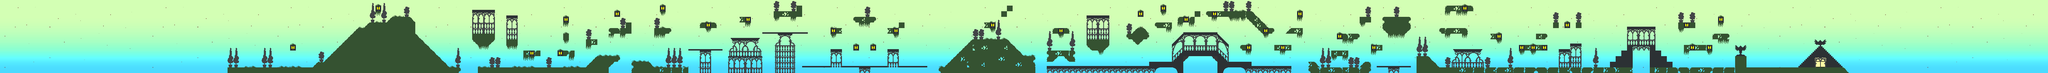

Tiled map render using the project's own tile images. Description and the map definition, with tile-layer contents summarised, below:
An orthogonal 360x13 tile map with 16x16 px tiles, 2 tile layers (background, graphics) and 277 objects.

<map version="1.0" tiledversion="1.0.3" orientation="orthogonal" renderorder="right-down" width="360" height="13" tilewidth="16" tileheight="16" nextobjectid="404">
 <tileset firstgid="1" name="PhantomLordTileSet" tilewidth="16" tileheight="16" tilecount="4611" columns="53">
  <image source="PhantomLordTileSet.png" width="850" height="1400" />
 </tileset>
 <layer name="background" width="360" height="13">
  <data>[4680 cells, 4680 non-empty, 625 distinct tile ids]</data>
 </layer>
 <layer name="graphics" width="360" height="13">
  <data>[4680 cells, 1277 non-empty, 125 distinct tile ids]</data>
 </layer>
 <objectgroup name="ground">
  <object id="2" x="640" y="192" width="655" height="16" />
  <object id="5" x="896" y="176" width="16" height="16" />
  <object id="6" x="912" y="176" width="16" height="16" />
  <object id="8" x="928" y="160" width="16" height="32" />
  <object id="9" x="944" y="144" width="16" height="48" />
  <object id="10" x="960" y="128" width="16" height="64" />
  <object id="11" x="976" y="112" width="16" height="80" />
  <object id="12" x="992" y="96" width="16" height="96" />
  <object id="13" x="1008" y="80" width="16" height="112" />
  <object id="14" x="1024" y="80" width="16" height="112" />
  <object id="15" x="1040" y="64" width="64" height="128" />
  <object id="16" x="1104" y="48" width="48" height="144" />
  <object id="19" x="1168" y="112" width="16" height="80" />
  <object id="21" x="1184" y="128" width="16" height="64" />
  <object id="22" x="1200" y="144" width="16" height="48" />
  <object id="23" x="1216" y="160" width="16" height="32" />
  <object id="24" x="1232" y="176" width="16" height="16" />
  <object id="26" x="1152" y="64" width="16" height="128" />
  <object id="27" x="1344" y="192" width="368" height="16" />
  <object id="28" x="1664" y="176" width="16" height="16" />
  <object id="29" x="1680" y="160" width="32" height="32" />
  <object id="30" x="1712" y="160" width="32" height="16" />
  <object id="31" x="1776" y="192" width="160" height="16" />
  <object id="32" x="1776" y="176" width="48" height="16" />
  <object id="38" x="2640" y="192" width="272" height="16" />
  <object id="39" x="2672" y="176" width="16" height="16" />
  <object id="40" x="2688" y="160" width="16" height="32" />
  <object id="41" x="2704" y="144" width="16" height="48" />
  <object id="42" x="2720" y="128" width="16" height="64" />
  <object id="43" x="2736" y="112" width="96" height="80" />
  <object id="45" x="2832" y="128" width="16" height="64" />
  <object id="46" x="2848" y="144" width="16" height="48" />
  <object id="48" x="2864" y="160" width="48" height="32" />
  <object id="50" x="2944" y="187" width="288" height="9" />
  <object id="51" x="3232" y="176" width="96" height="16" />
  <object id="52" x="3312" y="192" width="16" height="16" />
  <object id="54" x="3424" y="176" width="96" height="16" />
  <object id="55" x="3424" y="192" width="16" height="16" />
  <object id="56" x="3312" y="160" width="16" height="16" />
  <object id="57" x="3328" y="144" width="96" height="16" />
  <object id="58" x="3424" y="160" width="16" height="16" />
  <object id="59" x="3520" y="188" width="112" height="8" />
  <object id="60" x="3680" y="176" width="16" height="32" />
  <object id="61" x="3696" y="192" width="144" height="16" />
  <object id="62" x="3840" y="176" width="16" height="32" />
  <object id="64" x="3984" y="160" width="16" height="48" />
  <object id="65" x="4000" y="160" width="16" height="48" />
  <object id="66" x="4016" y="176" width="16" height="32" />
  <object id="67" x="4032" y="192" width="560" height="16" />
  <object id="69" x="4528" y="176" width="16" height="16" />
  <object id="70" x="4544" y="160" width="16" height="32" />
  <object id="71" x="4560" y="144" width="16" height="48" />
  <object id="73" x="4576" y="128" width="16" height="64" />
  <object id="74" x="4592" y="128" width="48" height="16" />
  <object id="75" x="4640" y="128" width="16" height="64" />
  <object id="76" x="4656" y="144" width="16" height="48" />
  <object id="77" x="4672" y="160" width="16" height="32" />
  <object id="78" x="4688" y="176" width="16" height="16" />
  <object id="79" x="4640" y="192" width="559" height="16" />
  <object id="81" x="4880" y="160" width="32" height="32" />
 </objectgroup>
 <objectgroup name="crumbleStone" visible="0">
  <object id="82" x="1472" y="144" width="16" height="16" />
  <object id="83" x="1504" y="144" width="16" height="16" />
  <object id="84" x="1600" y="144" width="16" height="16" />
  <object id="86" x="1584" y="144" width="16" height="16" />
  <object id="87" x="1664" y="112" width="16" height="16" />
  <object id="88" x="1712" y="80" width="16" height="16" />
  <object id="90" x="1728" y="80" width="16" height="16" />
  <object id="91" x="1872" y="80" width="16" height="16" />
  <object id="92" x="1968" y="64" width="16" height="16" />
  <object id="93" x="2000" y="64" width="16" height="16" />
  <object id="94" x="2080" y="48" width="16" height="16" />
  <object id="95" x="2208" y="32" width="16" height="16" />
  <object id="96" x="2192" y="32" width="16" height="16" />
  <object id="97" x="2352" y="80" width="16" height="16" />
  <object id="98" x="2400" y="48" width="16" height="16" />
  <object id="99" x="2416" y="48" width="16" height="16" />
  <object id="100" x="2448" y="48" width="16" height="16" />
  <object id="101" x="2496" y="80" width="16" height="16" />
  <object id="102" x="2768" y="64" width="16" height="16" />
  <object id="103" x="2960" y="80" width="16" height="16" />
  <object id="104" x="2992" y="80" width="16" height="16" />
  <object id="115" x="2960" y="144" width="16" height="16" />
  <object id="116" x="2976" y="144" width="16" height="16" />
  <object id="117" x="2992" y="144" width="16" height="16" />
  <object id="122" x="3248" y="64" width="16" height="16" />
  <object id="123" x="3264" y="64" width="16" height="16" />
  <object id="124" x="3280" y="64" width="16" height="16" />
  <object id="125" x="3312" y="48" width="16" height="16" />
  <object id="126" x="3344" y="48" width="16" height="16" />
  <object id="127" x="3392" y="32" width="16" height="16" />
  <object id="128" x="3424" y="32" width="16" height="16" />
  <object id="129" x="3488" y="128" width="16" height="16" />
  <object id="140" x="3584" y="128" width="16" height="16" />
  <object id="141" x="3616" y="128" width="16" height="16" />
  <object id="142" x="3648" y="80" width="16" height="16" />
  <object id="143" x="3632" y="80" width="16" height="16" />
  <object id="154" x="3744" y="144" width="16" height="16" />
  <object id="155" x="3760" y="144" width="16" height="16" />
  <object id="156" x="3776" y="144" width="16" height="16" />
  <object id="158" x="3776" y="96" width="16" height="16" />
  <object id="159" x="3792" y="96" width="16" height="16" />
  <object id="160" x="3808" y="96" width="16" height="16" />
  <object id="161" x="3872" y="128" width="16" height="16" />
  <object id="165" x="4048" y="80" width="16" height="16" />
  <object id="166" x="4064" y="80" width="16" height="16" />
  </objectgroup>
 <objectgroup name="stone" visible="0">
  <!-- 154 objects omitted --></objectgroup>
 <objectgroup name="candleBlock" visible="0">
  <!-- 113 objects omitted --></objectgroup>
 <objectgroup name="topOfFlatArchitecture" visible="0">
  <!-- 78 objects omitted --></objectgroup>
 <objectgroup name="vegetationOnCStone" visible="0">
  <!-- 68 objects omitted --></objectgroup>
 <objectgroup name="pumpkinEnemy" visible="0">
  <!-- 47 objects omitted --></objectgroup>
 <objectgroup name="hatGhostEnemy" visible="0">
  <!-- 31 objects omitted --></objectgroup>
 <objectgroup name="batEnemy" visible="0" />
 <objectgroup name="finishGoal">
  <!-- 25 objects omitted --></objectgroup>
 <objectgroup name="candle">
  <!-- 23 objects omitted --></objectgroup>
</map>
<!-- 172 of 277 objects omitted -->